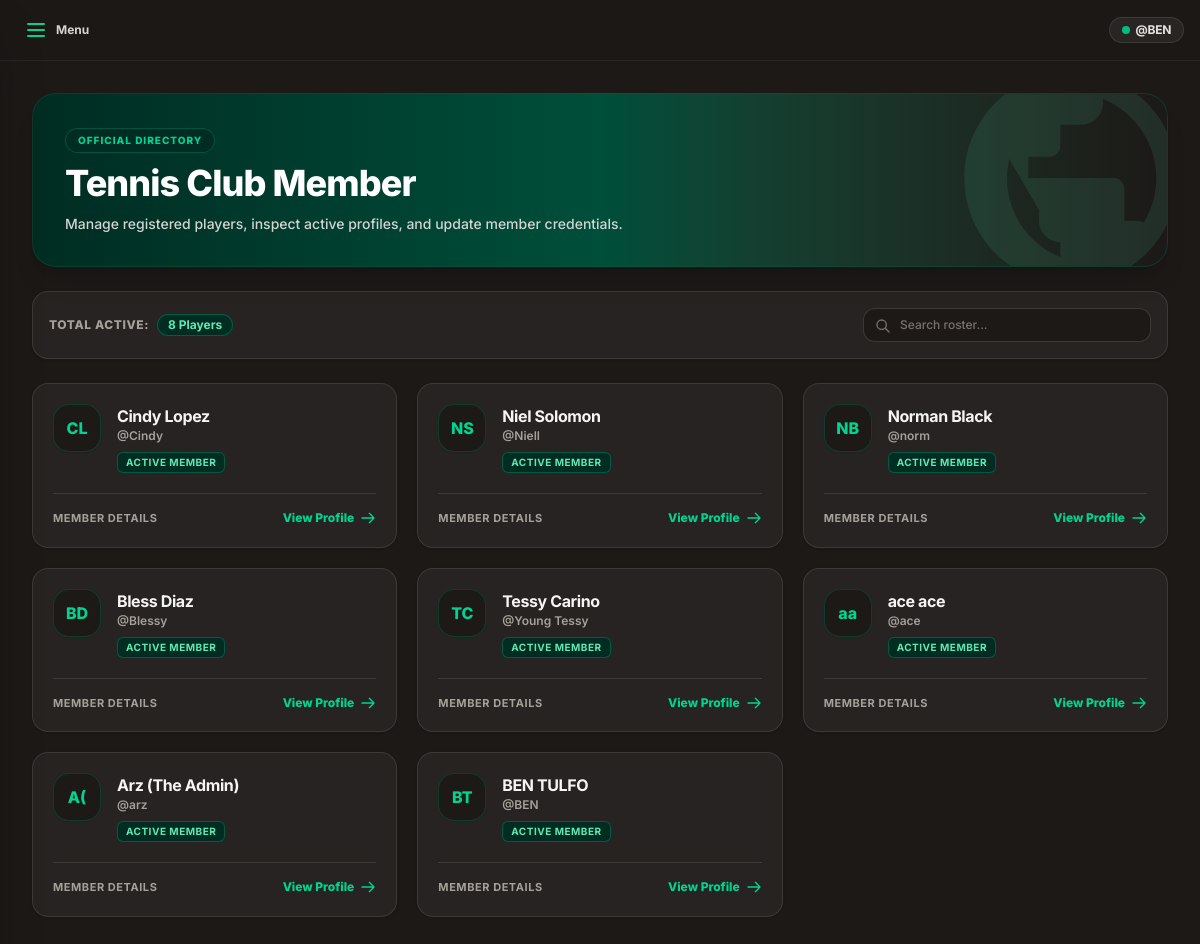
Page /view_member/ (signed in) on the committed database.
### schedule_app/models.py (models this page shows, shortened)
class Member(models.Model):
      ROLE_CHOICES = [
        ('ADMIN', 'Administrator'),
        ('MEMBER', 'Member'),
    ]
      user = models.OneToOneField(User, on_delete=models.CASCADE)
      role = models.CharField(
        max_length=10,
        choices=ROLE_CHOICES,
        default='MEMBER'
    )
      phone = models.CharField(max_length=20, null=True, blank=True)
      birth_date = models.DateField(null=True, blank=True)
      joined_date = models.DateField(auto_now_add=True, null=True)

### schedule_app/views.py (the view)
# urls.py: path('view_member/', views.members, name='members'),
@login_required
def members(request):
    mymembers = Member.objects.select_related('user').all()
    context = {'mymembers': mymembers}
    return render(request, 'members.html', context)

### schedule_app/templates/members.html (shortened to what this page needs)
{% extends 'master.html' %}
{% block content %}
{% include 'includes/sidebar.html' %}
{% include 'includes/logoutmodal.html' %}
<div class="min-h-screen bg-stone-900 text-stone-100 antialiased font-['Inter',sans-serif] flex flex-col relative selection:bg-emerald-800 selection:text-emerald-100 transition-colors duration-200">
    <main class="max-w-7xl mx-auto px-4 sm:px-6 lg:px-8 py-8 space-y-6 flex-1 w-full">
        <div class="relative overflow-hidden bg-gradient-to-r from-emerald-950 via-emerald-900 to-stone-900 rounded-3xl p-6 sm:p-8 text-white shadow-xl border border-emerald-800/40">
            <div class="relative z-10 max-w-2xl space-y-2">
                <span class="inline-block text-[10px] font-extrabold tracking-widest uppercase text-emerald-400 bg-emerald-950 border border-emerald-700/50 rounded-full px-3 py-1">
                    Official Directory
                </span>
                <h1 class="text-2xl sm:text-4xl font-extrabold tracking-tight leading-tight text-white">
                    Tennis Club Member
                </h1>
                <p class="text-xs sm:text-sm text-stone-300 font-medium">
                    Manage registered players, inspect active profiles, and update member credentials.
                </p>
            </div>
            <div class="absolute -right-8 -bottom-10 opacity-10 pointer-events-none">
            </div>
        </div>
        <div class="flex flex-col sm:flex-row items-stretch sm:items-center justify-between gap-4 bg-stone-800/90 border border-stone-700/80 rounded-2xl p-4 shadow-sm">
            <div class="flex items-center gap-2">
                <span class="text-xs font-extrabold text-stone-400 uppercase tracking-wider">Total Active:</span>
                <span class="px-2.5 py-0.5 bg-emerald-950 text-emerald-300 border border-emerald-700/60 text-xs font-bold rounded-full">
                    {{ mymembers|length }} Players
                </span>
            </div>
            <div class="relative w-full sm:w-72">
                <input
                    type="text"
                    placeholder="Search roster..."
                    class="w-full pl-9 pr-4 py-2 bg-stone-900 border border-stone-700/80 rounded-xl text-xs font-medium text-stone-100 placeholder-stone-500 focus:outline-none focus:ring-2 focus:ring-emerald-500 focus:border-transparent transition-all"
                />
                <svg class="w-4 h-4 text-stone-500 absolute left-3 top-2.5" fill="none" stroke="currentColor" viewBox="0 0 24 24">
                    <path stroke-linecap="round" stroke-linejoin="round" stroke-width="2" d="M21 21l-6-6m2-5a7 7 0 11-14 0 7 7 0 0114 0z"/>
                </svg>
            </div>
        </div>
        {% if mymembers %}
            <div class="grid grid-cols-1 md:grid-cols-2 lg:grid-cols-3 gap-5">
                {% for x in mymembers %}
                <div class="group bg-stone-800/90 border border-stone-700/80 hover:border-emerald-600/50 rounded-2xl p-5 shadow-sm hover:shadow-md transition-all duration-200 flex flex-col justify-between">
                    <div class="flex items-start gap-4">
                        <div class="w-12 h-12 rounded-2xl bg-stone-900 border border-emerald-800/50 text-emerald-400 font-extrabold text-base flex items-center justify-center shadow-xs flex-none group-hover:bg-emerald-800 group-hover:text-white transition-colors duration-200">
                            {{ x.user.first_name|slice:":1" }}{{ x.user.last_name|slice:":1" }}
                        </div>
                        <div class="min-w-0 flex-1">
                            <h2 class="font-bold text-base text-stone-100 tracking-tight truncate group-hover:text-emerald-400 transition-colors">
                                {{ x.user.first_name }} {{ x.user.last_name }}
                            </h2>
                            <p class="text-xs text-stone-400 font-semibold truncate">
                                @{{ x.user.username }}
                            </p>
                            <span class="inline-block mt-2 text-[10px] font-bold uppercase tracking-wider text-emerald-300 bg-emerald-950 border border-emerald-700/60 rounded-md px-2 py-0.5">
                                Active Member
                            </span>
                        </div>
                    </div>
                    <div class="mt-5 pt-4 border-t border-stone-700/80 flex items-center justify-between">
                        <span class="text-[11px] font-bold text-stone-400 uppercase tracking-wider">Member Details</span>
                        <a
                            href="details/{{ x.id }}"
                            class="inline-flex items-center gap-1.5 text-xs font-extrabold text-emerald-400 hover:text-emerald-300 transition-colors"
                        >
                            <span>View Profile</span>
                            <svg class="w-4 h-4 group-hover:translate-x-1 transition-transform" fill="none" stroke="currentColor" viewBox="0 0 24 24">
                                <path stroke-linecap="round" stroke-linejoin="round" stroke-width="2" d="M14 5l7 7m0 0l-7 7m7-7H3"/>
                            </svg>
                        </a>
                    </div>
                </div>
                {% endfor %}
            </div>
        {% endif %}
    </main>
</div>
{% endblock %}

### schedule_app/templates/master.html (shortened to what this page needs)
{% load static %}
<!doctype html>
<html lang="en">
  <head>
    <script src="https://cdn.jsdelivr.net/npm/@tailwindcss/browser@4"></script>
  </head>
  <body>
    {% block content %}
    {% endblock %}
  </body>
</html>

### schedule_app/templates/includes/sidebar.html (shortened to what this page needs)
<!DOCTYPE html>
<html lang="en">
  <head>
    <script src="https://cdn.jsdelivr.net/npm/@tailwindcss/browser@4"></script>
  </head>
  <body class="font-['Inter',sans-serif] antialiased bg-stone-900 min-h-screen text-stone-100 selection:bg-emerald-800 selection:text-emerald-100">
    <header class="bg-stone-900/90 border-b border-stone-800 backdrop-blur-md sticky top-0 z-30 px-4 py-2.5 flex items-center justify-between">
        <div class="flex items-center">
            <button
                type="button"
                onclick="toggleSidebar()"
                class="p-2 rounded-xl text-stone-300 hover:text-stone-100 hover:bg-stone-800 transition-colors focus:outline-none flex items-center gap-2 font-bold text-xs cursor-pointer"
                aria-label="Toggle Sidebar"
            >
                <svg class="w-6 h-6 text-emerald-400" fill="none" stroke="currentColor" viewBox="0 0 24 24">
                    <path stroke-linecap="round" stroke-linejoin="round" stroke-width="2" d="M4 6h16M4 12h16M4 18h16"/>
                </svg>
                <span class="hidden sm:inline">Menu</span>
            </button>
        </div>
        <div class="flex items-center">
            <span class="inline-flex items-center gap-1.5 px-3 py-1 bg-stone-800 border border-stone-700/80 rounded-full shadow-xs text-xs font-bold text-stone-200 tracking-tight">
                <span class="w-2 h-2 rounded-full bg-emerald-500 animate-pulse"></span>
                @{{ user.username|default:"arz" }}
            </span>
        </div>
    </header>
  </body>
</html>

### schedule_app/templates/includes/logoutmodal.html (shortened to what this page needs)
<!DOCTYPE html>
<html lang="en">
    <head>
        <script src="https://cdn.jsdelivr.net/npm/@tailwindcss/browser@4"></script>
    </head>
    <body class="font-['Inter',sans-serif] antialiased bg-stone-900 min-h-screen text-stone-100">
    </body>
</html>

### rows in the picture
Member: user.first_name "C", user.last_name "L", user.first_name "Cindy", user.last_name "Lopez", user.username "Cindy"
Member: user.first_name "N", user.last_name "S", user.first_name "Niel", user.last_name "Solomon", user.username "Niell"
Member: user.first_name "N", user.last_name "B", user.first_name "Norman", user.last_name "Black", user.username "norm"
Member: user.first_name "B", user.last_name "D", user.first_name "Bless", user.last_name "Diaz", user.username "Blessy"
Member: user.first_name "T", user.last_name "C", user.first_name "Tessy", user.last_name "Carino", user.username "Young Tessy"
Member: user.first_name "a", user.last_name "a", user.first_name "ace", user.last_name "ace", user.username "ace"
Member: user.first_name "A", user.last_name "(", user.first_name "Arz", user.last_name "(The Admin)", user.username "arz"
Member: user.first_name "B", user.last_name "T", user.first_name "BEN", user.last_name "TULFO", user.username "BEN"

### other values in the picture
{{ user.username|default:"arz" }} "BEN"
{{ mymembers|length }} "8"
